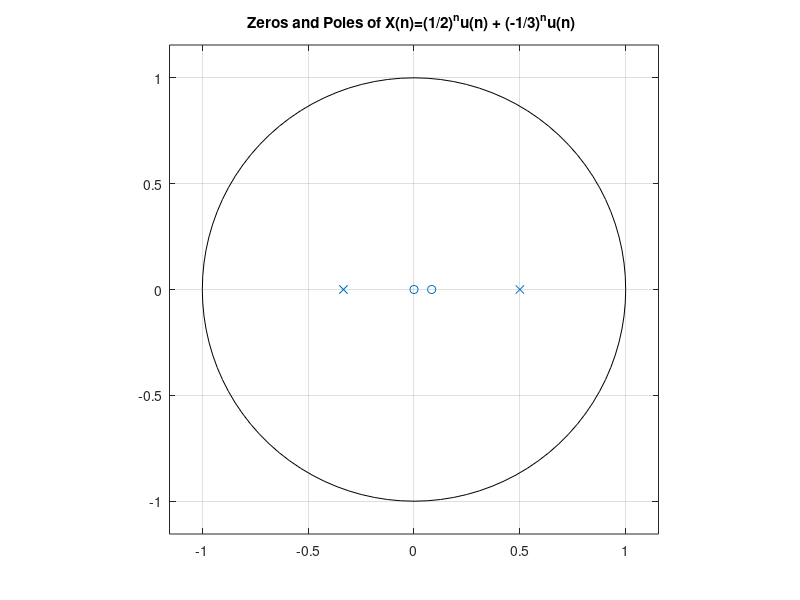
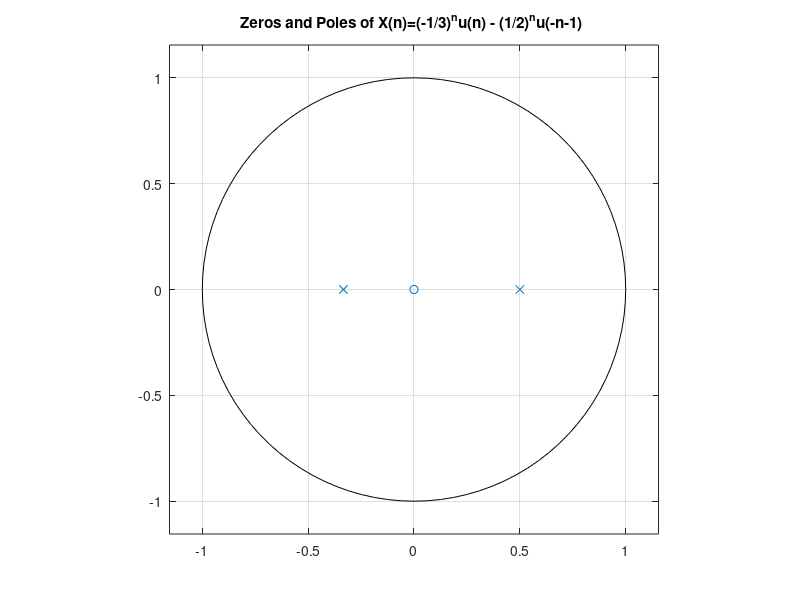
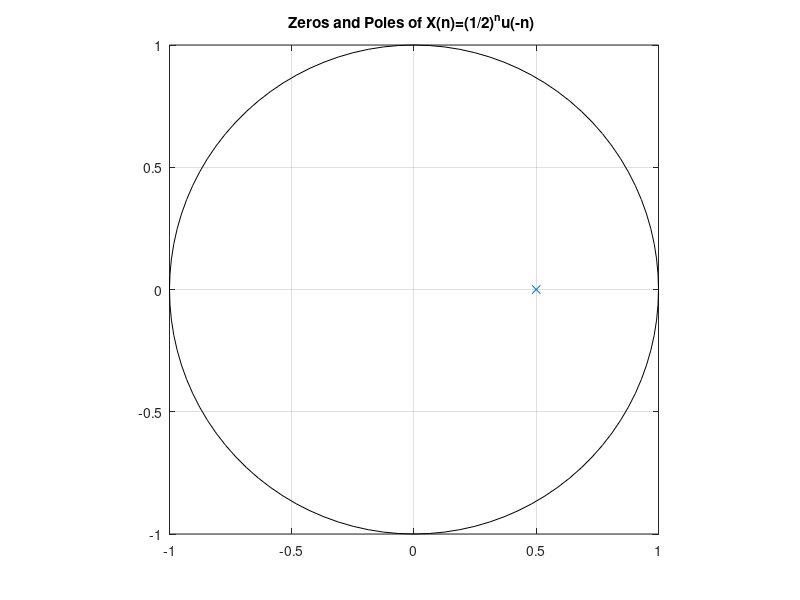
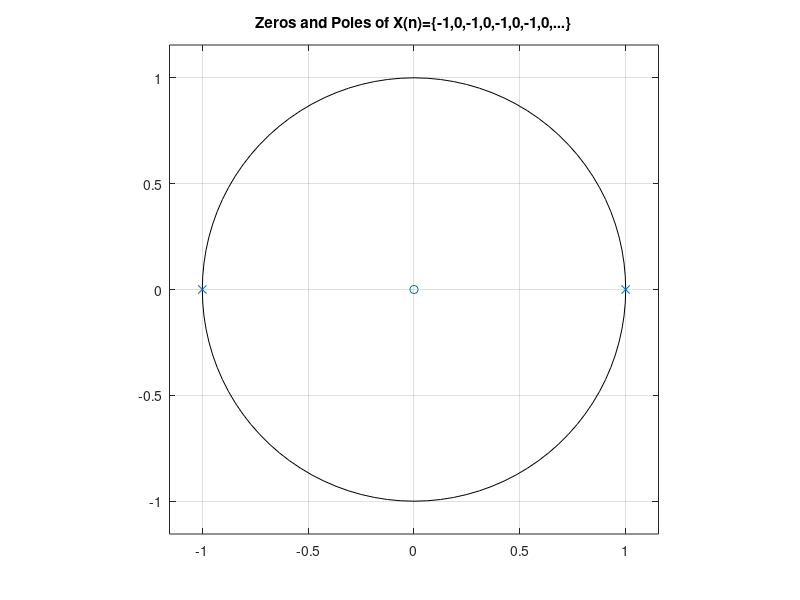

MATLAB code for these plots, in order:
clear all;
clc;

z=[0;1/12];
p=[1/2;-1/3];
figure(1);
zplane(z,p);
title('Zeros and Poles of X(n)=(1/2)^nu(n) + (-1/3)^nu(n) ');

z=[0];
p=[1/2;-1/3];
figure(2);
zplane(z,p);
title('Zeros and Poles of X(n)=(-1/3)^nu(n) - (1/2)^nu(-n-1) ');

z=[inf];
p=[1/2];
figure(3);
zplane(z,p);
title('Zeros and Poles of X(n)=(1/2)^nu(-n) ')

z=[0];
p=[1;-1];   
figure(4);
zplane(z,p);
title('Zeros and Poles of X(n)=\{-1,0,-1,0,-1,0,-1,0,...\}')

